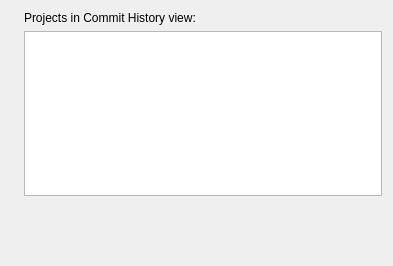
<?xml version="1.0" encoding="UTF-8"?>
<ui version="4.0">
 <class>KdeObservatoryConfigCommitHistory</class>
 <widget class="QWidget" name="KdeObservatoryConfigCommitHistory">
  <property name="geometry">
   <rect>
    <x>0</x>
    <y>0</y>
    <width>393</width>
    <height>266</height>
   </rect>
  </property>
  <property name="windowTitle">
   <string>Configure KDE Observatory - Commit Summary</string>
  </property>
  <layout class="QGridLayout" name="gridLayout">
   <item row="0" column="1">
    <widget class="QLabel" name="lblProjectsInCommitHistoryView">
     <property name="sizePolicy">
      <sizepolicy hsizetype="Fixed" vsizetype="Fixed">
       <horstretch>0</horstretch>
       <verstretch>0</verstretch>
      </sizepolicy>
     </property>
     <property name="text">
      <string>Projects in Commit History view:</string>
     </property>
     <property name="alignment">
      <set>Qt::AlignLeading|Qt::AlignLeft|Qt::AlignVCenter</set>
     </property>
     <property name="buddy">
      <cstring>size</cstring>
     </property>
    </widget>
   </item>
   <item row="1" column="0">
    <spacer name="spacer1">
     <property name="orientation">
      <enum>Qt::Horizontal</enum>
     </property>
     <property name="sizeType">
      <enum>QSizePolicy::Fixed</enum>
     </property>
     <property name="sizeHint" stdset="0">
      <size>
       <width>13</width>
       <height>47</height>
      </size>
     </property>
    </spacer>
   </item>
   <item row="1" column="1">
    <widget class="QListWidget" name="projectsInCommitHistoryView">
     <property name="minimumSize">
      <size>
       <width>0</width>
       <height>85</height>
      </size>
     </property>
    </widget>
   </item>
   <item row="2" column="1">
    <spacer name="spacer2">
     <property name="orientation">
      <enum>Qt::Vertical</enum>
     </property>
     <property name="sizeHint" stdset="0">
      <size>
       <width>20</width>
       <height>86</height>
      </size>
     </property>
    </spacer>
   </item>
  </layout>
 </widget>
 <resources/>
 <connections/>
</ui>
